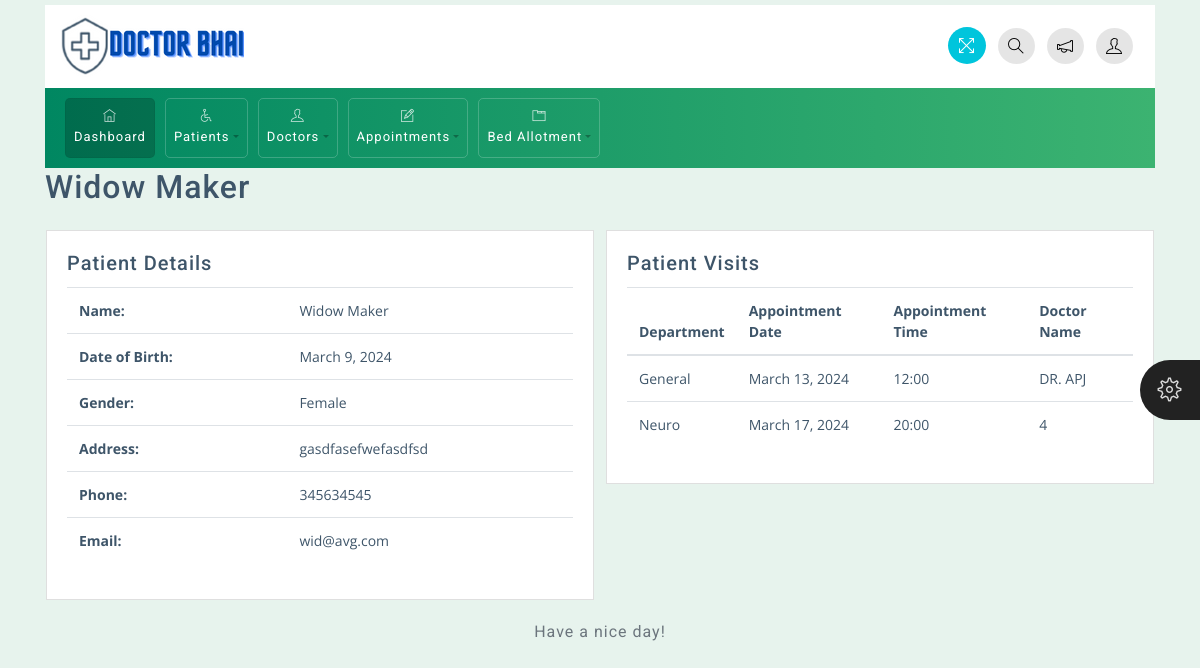
Before: /patient/4/ with the older database file.
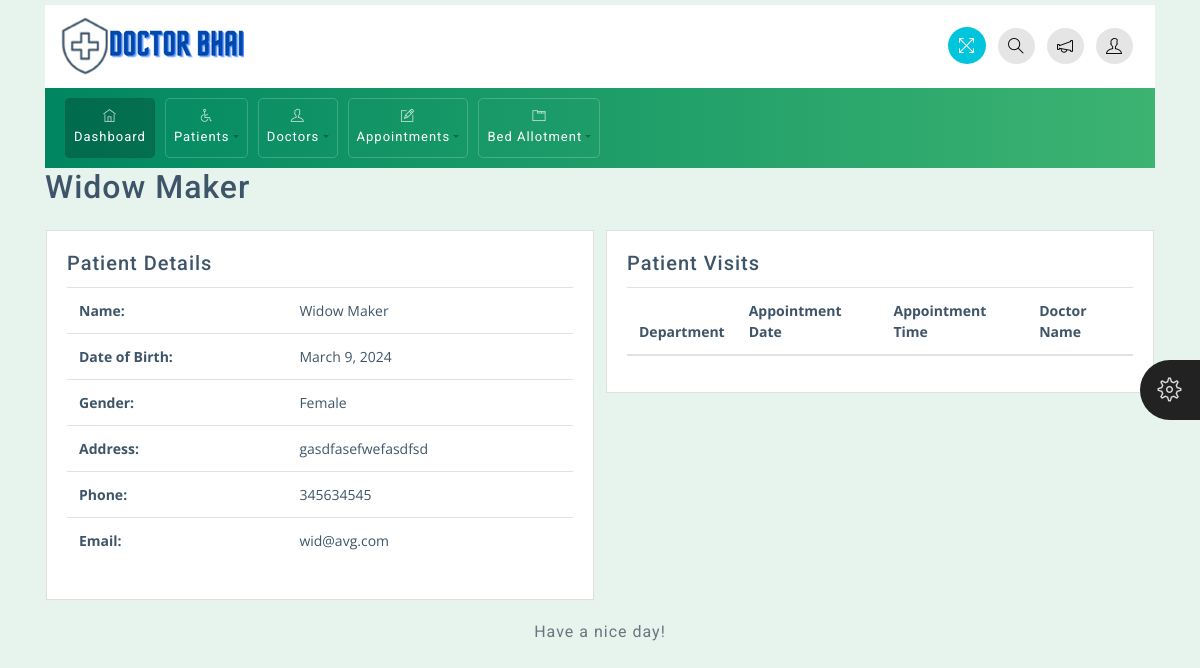
After: the same page with the newer database file.
### app/models.py (models this page shows, shortened)
class Appointment(models.Model):
    patient = models.ForeignKey(Patient, on_delete=models.CASCADE)
    department_choices = [
        ('General', 'General'),
        ('Neuro', 'Neuro'),
        ('Ortho', 'Ortho'),
    ]
    department = models.CharField(max_length=50, choices=department_choices)
    appointment_date = models.DateField()
    appointment_time = models.TimeField()
    doctor_name = models.CharField(max_length=100)
    status_choices = [
        ('Pending', 'Pending'),
        ('Success', 'Success'),
    ]
    status = models.CharField(max_length=10, choices=status_choices, default='Pending')

### Hospital/views.py (the view)
# urls.py: path('patient/<int:patient_id>/', views.patient_detail, name='patient_detail'),
def patient_detail(request, patient_id):
    patient = get_object_or_404(Patient, pk=patient_id)
    appointments = Appointment.objects.filter(patient=patient)
    return render(request, 'patients/patient_detail.html', {'patient': patient, 'appointments': appointments})

### templates/patients/patient_detail.html
{% extends 'base.html' %}
{% block content %}
<div class="container">
    <h2 class="mb-4">{{ patient.patient_Name }}</h2>
    <div class="row">
        <div class="col-md-6">
            <div class="card">
                <div class="card-body">
                    <h5 class="card-title">Patient Details</h5>
                    <table class="table">
                        <tbody>
                            <tr>
                                <td><strong>Name:</strong></td>
                                <td>{{ patient.patient_Name }}</td>
                            </tr>
                            <tr>
                                <td><strong>Date of Birth:</strong></td>
                                <td>{{ patient.date_of_birth }}</td>
                            </tr>
                            <tr>
                                <td><strong>Gender:</strong></td>
                                <td>{{ patient.gender }}</td>
                            </tr>
                            <tr>
                                <td><strong>Address:</strong></td>
                                <td>{{ patient.address }}</td>
                            </tr>
                            <tr>
                                <td><strong>Phone:</strong></td>
                                <td>{{ patient.phone }}</td>
                            </tr>
                            <tr>
                                <td><strong>Email:</strong></td>
                                <td>{{ patient.email }}</td>
                            </tr>
                        </tbody>
                    </table>
                </div>
            </div>
        </div>
        <div class="col-md-6">
            <div class="card">
                <div class="card-body">
                    <h5 class="card-title">Patient Visits</h5>
                    <table class="table">
                        <thead>
                            <tr>
                                <th>Department</th>
                                <th>Appointment Date</th>
                                <th>Appointment Time</th>
                                <th>Doctor Name</th>
                            </tr>
                        </thead>
                        <tbody>
                            {% for appointment in patient.appointment_set.all %}
                            <tr>
                                <td>{{ appointment.department }}</td>
                                <td>{{ appointment.appointment_date }}</td>
                                <td>{{ appointment.appointment_time|time:"H:i" }}</td>
                                <td>{{ appointment.doctor_name }}</td>
                            </tr>
                            {% endfor %}
                        </tbody>
                    </table>
                </div>
            </div>
        </div>
    </div>
</div>
{% endblock %}

Changed rows visible on the page:
removed Appointment: department "General", appointment_date "March 13, 2024", appointment_time "12:00", doctor_name "DR. APJ"
removed Appointment: department "Neuro", appointment_date "March 17, 2024", appointment_time "20:00", doctor_name "4"
